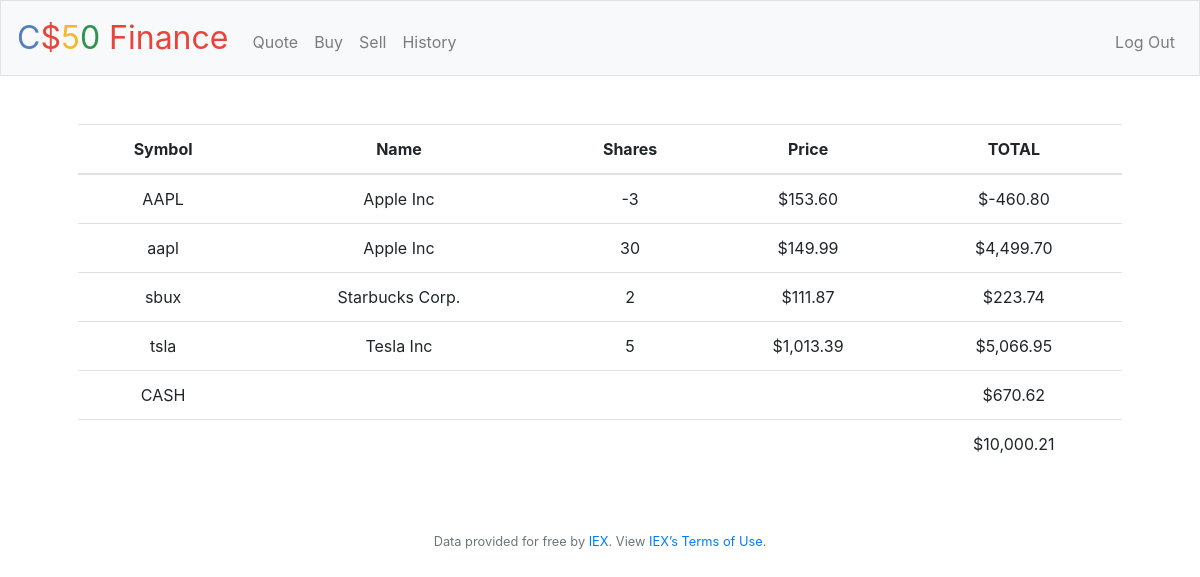
The page / (signed in) on the database its author committed.
### tables this page shows
CREATE TABLE transactions (
id INTEGER PRIMARY KEY AUTOINCREMENT,
user_id INTEGER NOT NULL,
name TEXT NOT NULL,
shares INTEGER NOT NULL,
price NUMERIC NOT NULL,
type TEXT NOT NULL,
symbol TEXT NOT NULL,
time TIMESTAMP DEFAULT CURRENT_TIMESTAMP,
FOREIGN KEY(user_id) REFERENCES users(id)
);

CREATE TABLE users (id INTEGER, username TEXT NOT NULL, hash TEXT NOT NULL, cash NUMERIC NOT NULL DEFAULT 10000.00, PRIMARY KEY(id));

### application.py (the view)
@app.route("/")
@login_required
def index():
    user_id = session["user_id"]
    cash = db.execute("SELECT cash FROM users WHERE id = ?", user_id)[0]["cash"]
    stocks = db.execute("SELECT symbol, name, price, SUM(shares) as totalShares FROM transactions WHERE user_id = ? GROUP BY symbol", user_id)
    total = cash
    for stock in stocks:
        total +=stock["price"] * stock["totalShares"]
    return render_template("index.html", stocks=stocks, cash=cash, usd=usd, total=total)

### application.py (called while the page is built)
@app.after_request
def after_request(response):
    response.headers["Cache-Control"] = "no-cache, no-store, must-revalidate"
    response.headers["Expires"] = 0
    response.headers["Pragma"] = "no-cache"
    return response

### helpers.py (called while the page is built)
def login_required(f):
    @wraps(f)
    def decorated_function(*args, **kwargs):
        if session.get("user_id") is None:
            return redirect("/login")
        return f(*args, **kwargs)
    return decorated_function

def usd(value):
    return f"${value:,.2f}"

### templates/index.html (shortened to what this page needs)
{% extends "layout.html" %}
{% block main %}
    <table class = "table tablestriped">
        <thead>
            <th class="text-start">Symbol</th>
            <th class="text-start">Name</th>
            <th class="text-end">Shares</th>
            <th class="text-end">Price</th>
            <th class="text-end">TOTAL</th>
        </thead>
        <tbody>
           {% for stock in stocks %}
           <tr>
               <td> {{ stock["symbol"] }} </td>
               <td> {{ stock["name"] }} </td>
               <td> {{ stock["totalShares"] }} </td>
               <td> {{ usd(stock["price"]) }} </td>
               <td> {{ usd(stock["totalShares"] * stock["price"]) }} </td>
           </tr>
           {% endfor %}
           <tr>
               <td>
                   CASH
               </td>
               <td></td>
               <td></td>
               <td></td>
               <td> {{ usd(cash) }}</td>
           </tr>
        </tbody>
        <tfoot>
            <td></td>
            <td></td>
            <td></td>
            <td></td>
            <td>
                {{ usd(total) }}
            </td>
        </tfoot>
    </table>
{% endblock %}

### rows shown on the page
transactions: symbol "tsla", name "Tesla Inc", totalShares "5", price "$1,013.39", totalShares "$5,066.95"
users: cash "$670.62"

### other values the page prints
{{ stock["symbol"] }} "AAPL" "aapl" "sbux"
{{ stock["name"] }} "Apple Inc" "Apple Inc" "Starbucks Corp."
{{ stock["totalShares"] }} "-3" "30" "2"
{{ usd(stock["price"]) }} "$153.60" "$149.99" "$111.87"
{{ usd(stock["totalShares"] * stock["price"]) }} "$-460.80" "$4,499.70" "$223.74"
{{ usd(total) }} "$10,000.21"
